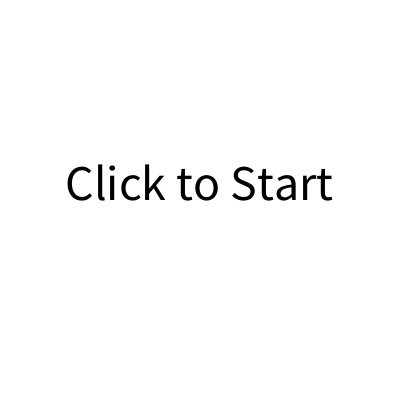
Frame 1 (no input)
Frame 60 (the mouse pressed at the canvas centre just before this capture): identical to frame 1, image omitted
Frame 120 (the mouse held since frame 60 and released just before this capture): blank canvas, image omitted

The Processing sketch that drew this single still picture (run headless with seeded random() and noise(); from frame 60 on, the mouse is pressed at the canvas centre):

// Processing sketch: week11_4_many_stastes
// ── week11_4_many_stastes.pde
int state = 0; //0:white, 1:red, 2:blue
void setup(){
  size(400,400);
  textSize(50);
}
void draw(){
  if(state==0){ //第0關>白色
    background(255);
    fill(0);text("Click to Start",65,200);
  }
  else if(state==1){ //第1關>紅色
    background(255,0,0);
  }
  else if(state==2){ //第2關>藍色
    background(0,0,255);
  }
}
void mousePressed(){
  if(state==0) state=1;
}
